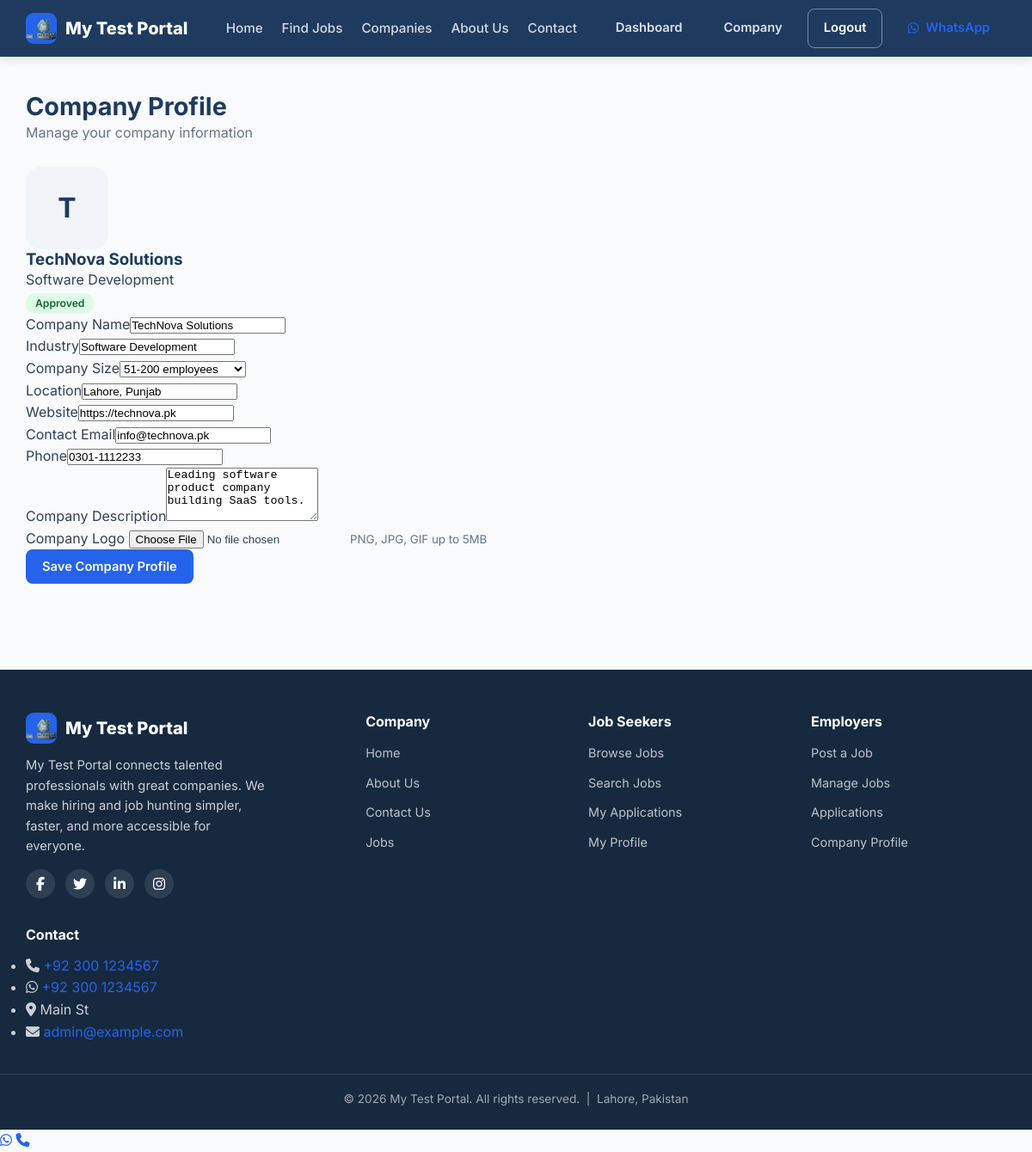
/employer/company-profile (signed in), run on the app's committed database.
### app/models/site_setting.py (models this page shows, shortened)
class SiteSetting(db.Model):
    __tablename__ = "site_settings"
    id = db.Column(db.Integer, primary_key=True)
    key = db.Column(db.String(80), unique=True, nullable=False, index=True)
    value = db.Column(db.Text, nullable=True)
    label = db.Column(db.String(120), nullable=True)
    group = db.Column(db.String(40), nullable=False, default="general")
    @classmethod
    def get_all(cls):
        return {s.key: s.value for s in cls.query.all()}

### app/models/employer.py (models this page shows, shortened)
class Employer(db.Model):
    __tablename__ = "employers"
    id = db.Column(db.Integer, primary_key=True)
    user_id = db.Column(
        db.Integer, db.ForeignKey("users.id", ondelete="CASCADE"),
        unique=True, nullable=False, index=True
    )
    company_name = db.Column(db.String(150), nullable=False)
    company_logo = db.Column(db.String(255), nullable=True)
    industry = db.Column(db.String(100), nullable=True)
    description = db.Column(db.Text, nullable=True)
    company_size = db.Column(db.String(50), nullable=True)
    location = db.Column(db.String(120), nullable=True)
    website = db.Column(db.String(200), nullable=True)
    contact_email = db.Column(db.String(150), nullable=True)
    phone = db.Column(db.String(30), nullable=True)
    approval_status = db.Column(
        db.String(20), default=EMPLOYER_PENDING, nullable=False, index=True
    )
    is_active = db.Column(db.Boolean, default=True, nullable=False)
    created_at = db.Column(db.DateTime, default=datetime.utcnow, nullable=False)
    updated_at = db.Column(
        db.DateTime, default=datetime.utcnow, onupdate=datetime.utcnow, nullable=False
    )
    company_id = db.Column(
        db.Integer, db.ForeignKey("companies.id", ondelete="SET NULL"),
        nullable=True, index=True
    )
    user = db.relationship("User", back_populates="employer")
    company = db.relationship("Company", back_populates="employer")
    jobs = db.relationship(
        "Job", back_populates="employer", cascade="all, delete-orphan"
    )

### app/routes/employer/__init__.py (the view, shortened to what this page needs)
@bp.route("/company-profile", methods=["GET", "POST"])
@login_required
@employer_required
def company_profile():
    employer = get_employer_or_403()
    form = EmployerProfileForm(obj=employer)
    return render_template(
        "employer/company_profile.html", form=form, employer=employer,
        logo_url=upload_url(employer.company_logo), title="Company Profile",
    )

### app/templates/employer/company_profile.html (shortened to what this page needs)
{% extends "base.html" %}
{% from "partials/helpers.html" import upload_url %}
{% block content %}
<section class="dashboard">
    <div class="container">
        <div class="dashboard-head">
            <div><h1>Company Profile</h1><p>Manage your company information</p></div>
        </div>
        <div class="profile-layout">
            <aside class="profile-side">
                <div class="profile-pic-card">
                    {% if logo_url %}
                    <img src="{{ logo_url }}" alt="Logo">
                    {% else %}
                    <div class="avatar-lg">{{ employer.company_name[:1] }}</div>
                    {% endif %}
                    <h3>{{ employer.company_name }}</h3>
                    <p>{{ employer.industry or 'Industry not set' }}</p>
                    {% if employer.approval_status != 'approved' %}
                    <span class="badge badge-pending">Pending Approval</span>
                    {% else %}
                    <span class="badge badge-selected">Approved</span>
                    {% endif %}
                </div>
            </aside>
            <div class="profile-main">
                <form method="post" enctype="multipart/form-data" class="profile-form" novalidate>
                    <div class="form-row">
                        <div class="form-group">{{ form.company_name.label }}{{ form.company_name(class="form-control") }}</div>
                        <div class="form-group">{{ form.industry.label }}{{ form.industry(class="form-control") }}</div>
                    </div>
                    <div class="form-row">
                        <div class="form-group">{{ form.company_size.label }}{{ form.company_size(class="form-control") }}</div>
                        <div class="form-group">{{ form.location.label }}{{ form.location(class="form-control") }}</div>
                    </div>
                    <div class="form-row">
                        <div class="form-group">{{ form.website.label }}{{ form.website(class="form-control") }}</div>
                        <div class="form-group">{{ form.contact_email.label }}{{ form.contact_email(class="form-control") }}</div>
                    </div>
                    <div class="form-group">{{ form.phone.label }}{{ form.phone(class="form-control") }}</div>
                    <div class="form-group">{{ form.description.label }}{{ form.description(class="form-control", rows=4) }}</div>
                    <div class="form-group">
                        {{ form.company_logo.label }}
                        {{ form.company_logo(class="form-control-file") }}
                        <small class="muted">PNG, JPG, GIF up to 5MB</small>
                    </div>
                    {{ form.submit(class="btn btn-primary") }}
                </form>
            </div>
        </div>
    </div>
</section>
{% endblock %}

### app/templates/partials/navbar.html (shortened to what this page needs)
<nav class="navbar">
    <div class="container navbar-inner">
        <a href="{{ url_for('public.index') }}" class="brand">
            <span class="brand-logo"><img src="{{ url_for('static', filename='images/logo.webp') }}" alt="{{ site.SITE_NAME }} logo" class="brand-logo-img"></span>
            <span class="brand-name">{{ site.SITE_NAME }}</span>
        </a>
        <div class="nav-menu" id="navMenu">
            <ul class="nav-links">
                <li><a href="{{ url_for('public.index') }}" class="{% if request.endpoint == 'public.index' %}active{% endif %}">Home</a></li>
                <li><a href="{{ url_for('public.jobs') }}" class="{% if request.endpoint == 'public.jobs' %}active{% endif %}">Find Jobs</a></li>
                <li><a href="{{ url_for('public.companies') }}" class="{% if request.endpoint == 'public.companies' %}active{% endif %}">Companies</a></li>
                <li><a href="{{ url_for('public.about') }}" class="{% if request.endpoint == 'public.about' %}active{% endif %}">About Us</a></li>
                <li><a href="{{ url_for('public.contact') }}" class="{% if request.endpoint == 'public.contact' %}active{% endif %}">Contact</a></li>
            </ul>
            <div class="nav-auth">
                {% if current_user.is_authenticated %}
                    {% set dash = url_for('seeker.dashboard') %}
                    {% if current_user.is_admin %}{% set dash = url_for('admin.dashboard') %}{% endif %}
                    {% if current_user.is_employer %}{% set dash = url_for('employer.dashboard') %}{% endif %}
                    <a href="{{ dash }}" class="btn btn-ghost">Dashboard</a>
                    {% if current_user.is_jobseeker %}
                        <a href="{{ url_for('seeker.profile') }}" class="btn btn-ghost">Profile</a>
                    {% elif current_user.is_employer %}
                        <a href="{{ url_for('employer.company_profile') }}" class="btn btn-ghost">Company</a>
                    {% else %}
                        <a href="{{ url_for('admin.dashboard') }}" class="btn btn-ghost">Admin</a>
                    {% endif %}
                    <a href="{{ url_for('auth.logout') }}" class="btn btn-outline">Logout</a>
                {% else %}
                    <a href="{{ url_for('auth.login') }}" class="btn btn-ghost">Login</a>
                    <a href="{{ url_for('auth.register') }}" class="btn btn-primary">Sign Up</a>
                    <a href="{{ url_for('auth.login') }}" class="btn btn-admin-login" title="Admin Login"><i class="fa-solid fa-lock"></i> Admin</a>
                {% endif %}
                <a href="{{ site.SITE_WHATSAPP_HREF }}?text={{ site.SITE_WHATSAPP_MESSAGE|urlencode }}" target="_blank" rel="noopener" class="btn btn-whatsapp" title="Chat on WhatsApp">
                    <i class="fa-brands fa-whatsapp"></i> WhatsApp
                </a>
            </div>
        </div>
    </div>
</nav>

### app/templates/partials/footer.html
<footer class="footer">
    <div class="container footer-grid">
        <div class="footer-col footer-brand">
            <div class="brand">
                <span class="brand-logo"><img src="{{ url_for('static', filename='images/logo.webp') }}" alt="{{ site.SITE_NAME }} logo" class="brand-logo-img"></span>
                <span class="brand-name">{{ site.SITE_NAME }}</span>
            </div>
            <p class="footer-about">{{ site.SITE_NAME }} connects talented professionals with great companies. We make hiring and job hunting simpler, faster, and more accessible for everyone.</p>
            <div class="footer-social">
                <a href="{{ site.SITE_FACEBOOK_URL }}" aria-label="Facebook" target="_blank" rel="noopener"><i class="fa-brands fa-facebook-f"></i></a>
                <a href="{{ site.SITE_TWITTER_URL }}" aria-label="Twitter" target="_blank" rel="noopener"><i class="fa-brands fa-twitter"></i></a>
                <a href="{{ site.SITE_LINKEDIN_URL }}" aria-label="LinkedIn" target="_blank" rel="noopener"><i class="fa-brands fa-linkedin-in"></i></a>
                <a href="{{ site.SITE_INSTAGRAM_URL }}" aria-label="Instagram" target="_blank" rel="noopener"><i class="fa-brands fa-instagram"></i></a>
            </div>
        </div>
        <div class="footer-col">
            <h4>Company</h4>
            <ul class="footer-links">
                <li><a href="{{ url_for('public.index') }}">Home</a></li>
                <li><a href="{{ url_for('public.about') }}">About Us</a></li>
                <li><a href="{{ url_for('public.contact') }}">Contact Us</a></li>
                <li><a href="{{ url_for('public.jobs') }}">Jobs</a></li>
            </ul>
        </div>
        <div class="footer-col">
            <h4>Job Seekers</h4>
            <ul class="footer-links">
                <li><a href="{{ url_for('public.jobs') }}">Browse Jobs</a></li>
                <li><a href="{{ url_for('public.jobs') }}">Search Jobs</a></li>
                {% if current_user.is_authenticated and current_user.is_jobseeker %}
                    <li><a href="{{ url_for('seeker.applications') }}">My Applications</a></li>
                    <li><a href="{{ url_for('seeker.profile') }}">My Profile</a></li>
                {% else %}
                    <li><a href="{{ url_for('auth.register') }}">My Applications</a></li>
                    <li><a href="{{ url_for('auth.register') }}">My Profile</a></li>
                {% endif %}
            </ul>
        </div>
        <div class="footer-col">
            <h4>Employers</h4>
            <ul class="footer-links">
                {% if current_user.is_authenticated and current_user.is_employer %}
                    <li><a href="{{ url_for('employer.jobs') }}">Post a Job</a></li>
                    <li><a href="{{ url_for('employer.jobs') }}">Manage Jobs</a></li>
                    <li><a href="{{ url_for('employer.applications') }}">Applications</a></li>
                    <li><a href="{{ url_for('employer.company_profile') }}">Company Profile</a></li>
                {% else %}
                    <li><a href="{{ url_for('auth.register') }}">Post a Job</a></li>
                    <li><a href="{{ url_for('auth.register') }}">Manage Jobs</a></li>
                    <li><a href="{{ url_for('auth.register') }}">Applications</a></li>
                    <li><a href="{{ url_for('auth.register') }}">Company Profile</a></li>
                {% endif %}
            </ul>
        </div>
        <div class="footer-col">
            <h4>Contact</h4>
            <ul class="footer-contact">
                <li><i class="fa-solid fa-phone"></i> <a href="{{ site.SITE_PHONE_HREF }}">{{ site.SITE_PHONE_DISPLAY }}</a></li>
                <li><i class="fa-brands fa-whatsapp"></i> <a href="{{ site.SITE_WHATSAPP_HREF }}">{{ site.SITE_WHATSAPP_NUMBER }}</a></li>
                <li><i class="fa-solid fa-location-dot"></i> {{ site.SITE_ADDRESS }}</li>
                <li><i class="fa-solid fa-envelope"></i> <a href="mailto:{{ site.SITE_EMAIL }}">{{ site.SITE_EMAIL }}</a></li>
            </ul>
        </div>
    </div>
    <div class="footer-bottom">
        <div class="container">
            <p>&copy; {{ current_year }} {{ site.SITE_NAME }}. All rights reserved. &nbsp;|&nbsp; {{ site.SITE_CITY }}, {{ site.SITE_COUNTRY }}</p>
        </div>
    </div>
</footer>

### data on the page
SiteSetting: SITE_NAME "My Test Portal"
Employer: company_name "T", company_name "TechNova Solutions", industry "Software Development", company_size "51-200 employees", location "Lahore, Punjab", website "https://technova.pk", contact_email "info@technova.pk", phone "0301-1112233", description "Leading software product company building SaaS tools."
SiteSetting: contact_email.label "Contact Email", SITE_EMAIL "admin@example.com"
SiteSetting: SITE_PHONE_DISPLAY "+92 300 1234567"
SiteSetting: SITE_WHATSAPP_NUMBER "+92 300 1234567"
SiteSetting: SITE_ADDRESS "Main St"
SiteSetting: SITE_CITY "Lahore"
SiteSetting: SITE_COUNTRY "Pakistan"

### other printed values
{{ current_year }} "2026"
